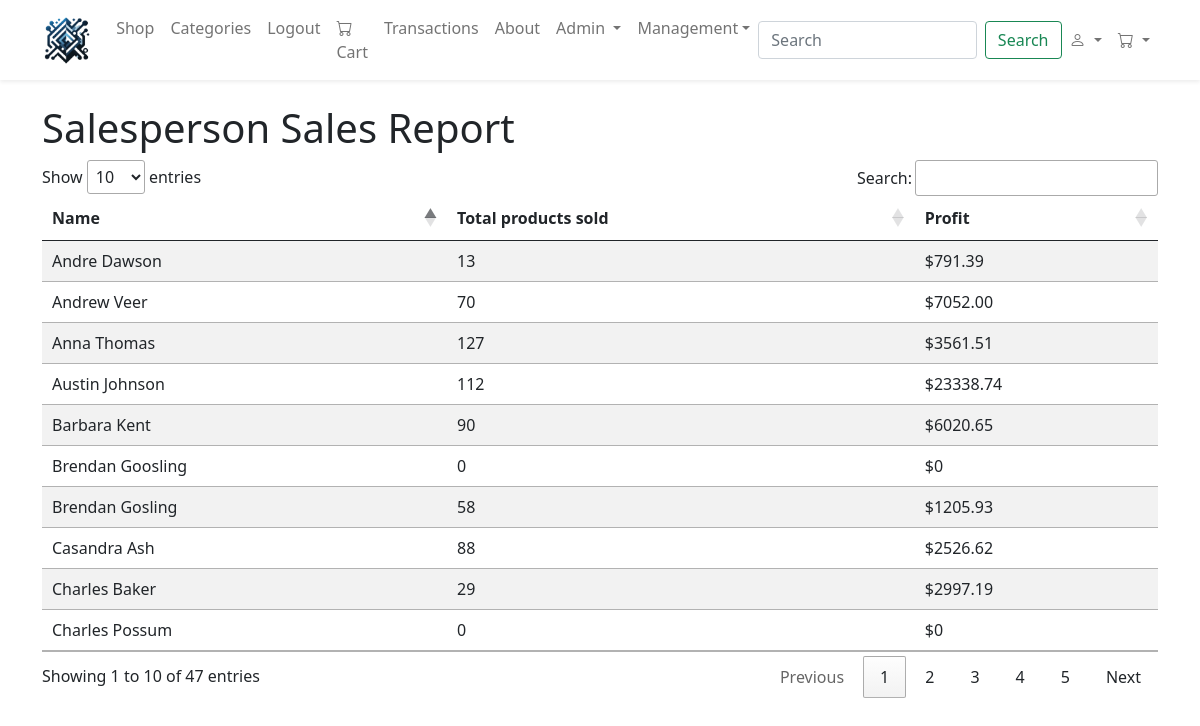
Screenshot of /reports/salesperson/ (signed in) with the database file from the repository.
### app/models.py (models this page shows, shortened)
class Customer(User):
    name = models.CharField(max_length=200)
    phone_number = models.CharField(max_length=15, blank = True, null= True)
    street_address = models.CharField(max_length=300, blank = True, null= True)
    city = models.CharField(max_length=100, blank = True, null= True)
    state = models.CharField(max_length=100,  blank = True, null= True)
    zip_code = models.CharField(max_length=10, blank = True, null= True, default = '12345')
    kind = models.CharField(max_length=20, choices=[('Home', 'Home'), ('Business', 'Business'),('Manager', 'Manager'),('Region_Manager', 'Region_Manager'), ('Associate', 'Associate'), ('Admin', 'Admin')])
    marital_status = models.CharField(max_length=10, blank=True, null=True, choices=[('Married', 'Married'), ('Single', 'Single')])
    gender = models.CharField(max_length=10, blank=True, null=True, choices = [('Male', 'Male'), ('Female', 'Female'), ('Other', 'Other')])
    age = models.IntegerField(blank=True, null=True)
    income = models.IntegerField(blank=True, null=True)
    business_category = models.CharField(max_length=100, blank=True, null=True)
    annual_income = models.DecimalField(max_digits=15, decimal_places=2, blank=True, null=True)

class Salesperson(Customer):
    store = models.ForeignKey('Store', related_name='salespersons', on_delete=models.SET_NULL, null=True, blank=True)
    job_title = models.CharField(max_length=100)
    salary = models.DecimalField(max_digits=10, decimal_places=2)
    region = models.ForeignKey('Region', related_name='region', on_delete=models.SET_NULL, null=True, blank=True)
    def profit(self):
        total = 0
        transactions = TransactionItem.objects.filter(transaction__salesperson = self)
        if len(transactions) > 0:
            w = transactions.aggregate(total = Sum("price"))
            total = w["total"]
        return round(total,2)
    def sales_volume(self):
        total = 0
        transactions = TransactionItem.objects.filter(transaction__salesperson = self)
        if len(transactions) > 0:
            w = transactions.aggregate(total = Sum("quantity"))
            total = w["total"]
        return total
    class Meta:
       permissions = (("associate", "not quite sure what associates can do"),
                      ("manager", "can change stock and list/delist products and delete them can also add associates"),
                       ( "region_manager","can view regional data and do things for the region can add stores and managers"),
                       )

class Customer(User):
    name = models.CharField(max_length=200)
    phone_number = models.CharField(max_length=15, blank = True, null= True)
    street_address = models.CharField(max_length=300, blank = True, null= True)
    city = models.CharField(max_length=100, blank = True, null= True)
    state = models.CharField(max_length=100,  blank = True, null= True)
    zip_code = models.CharField(max_length=10, blank = True, null= True, default = '12345')
    kind = models.CharField(max_length=20, choices=[('Home', 'Home'), ('Business', 'Business'),('Manager', 'Manager'),('Region_Manager', 'Region_Manager'), ('Associate', 'Associate'), ('Admin', 'Admin')])
    marital_status = models.CharField(max_length=10, blank=True, null=True, choices=[('Married', 'Married'), ('Single', 'Single')])
    gender = models.CharField(max_length=10, blank=True, null=True, choices = [('Male', 'Male'), ('Female', 'Female'), ('Other', 'Other')])
    age = models.IntegerField(blank=True, null=True)
    income = models.IntegerField(blank=True, null=True)
    business_category = models.CharField(max_length=100, blank=True, null=True)
    annual_income = models.DecimalField(max_digits=15, decimal_places=2, blank=True, null=True)

### app/views.py (the view)
# urls.py: path('reports/salesperson/', views.salesperson_report, name='salesperson_report'),
def salesperson_report(request):
    user = request.user
    if user.has_perm("app.associate"):
        salespeople = Salesperson.objects.all()
        return render(request, 'report_salesperson.html', {'salespeople':salespeople})

### templates/report_salesperson.html (shortened to what this page needs)
{% extends 'base.html' %}
{% block content %}
<div class="container mt-4">
    <h1>Salesperson Sales Report</h1>
    <table id="categoryTable" class="table table-striped" style="width:100%">
        <thead>
            <tr>
                <th>Name</th>
                <th>Total products sold</th>
                <th>Profit</th>
            </tr>
        </thead>
        <tbody>
            {% for person in salespeople %}
            <tr>
                <td>{{ person.name }}</td>
                <td>{{ person.sales_volume }}</td>
                <td>${{ person.profit }}</td>
            </tr>
            {% endfor %}
        </tbody>
    </table>
</div>
{% endblock %}

### rows the page displays
Salesperson: name "Charles Possum", sales_volume "0", profit "0"
Salesperson: name "Brendan Goosling", sales_volume "0", profit "0"
Salesperson: name "Austin Johnson", sales_volume "112", profit "23338.74"
Salesperson: name "Anna Thomas", sales_volume "127", profit "3561.51"
Salesperson: name "Barbara Kent", sales_volume "90", profit "6020.65"
Salesperson: name "Andrew Veer", sales_volume "70", profit "7052.00"
Salesperson: name "Andre Dawson", sales_volume "13", profit "791.39"
Salesperson: name "Brendan Gosling", sales_volume "58", profit "1205.93"
Salesperson: name "Charles Baker", sales_volume "29", profit "2997.19"
Salesperson: name "Casandra Ash", sales_volume "88", profit "2526.62"
